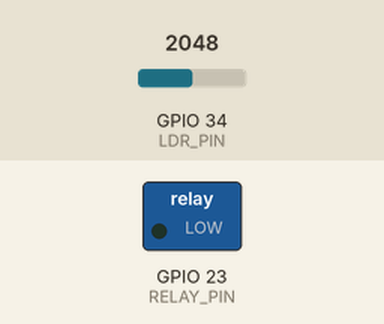
Recording of a sketch running on a simulated ESP32. Shown: switched loads named in the sketch (green lamp = pin HIGH). Inputs (shaded band) come from the test bench; at power-on: GPIO 34 (LDR_PIN) = 2048. WiFi joins after 1.5 s; servers stay silent unless stated; no MQTT or app messages arrive unless stated; what the sketch prints to the serial monitor is not drawn.

Above: at 2.7 s.
2.8 s: GPIO 34 (LDR_PIN) set to 428
6.2 s: GPIO 34 (LDR_PIN) set to 367
At 10.3 s:
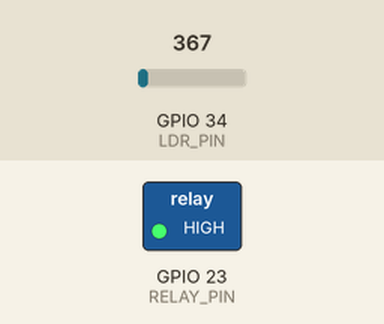
14.5 s: GPIO 34 (LDR_PIN) set to 450
At 15.4 s:
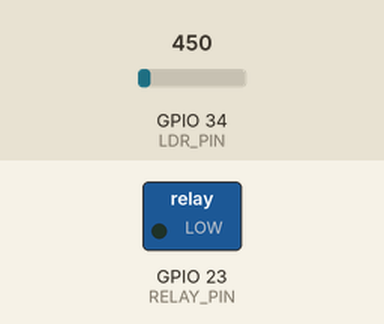
16.5 s: GPIO 34 (LDR_PIN) set to 370
At 20.4 s:
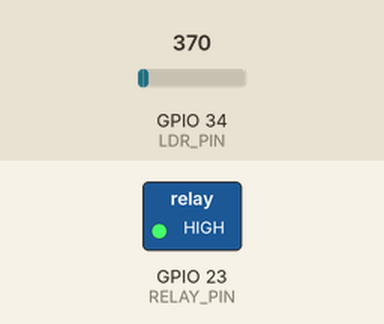
Timing chart, 0 to 21.9 s (numbered marks = the images above; inputs shaded):
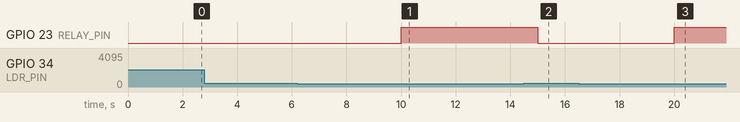

Measured:
- the behaviour switches between 410 and 409 on GPIO 34 (LDR_PIN) (found by bisection; images 0 and 1)
- after the input at 2.8 s, every drawn part: stays the same
- after the input at 6.2 s, GPIO 23 (RELAY_PIN): LOW → HIGH after 3.8 s
- after the input at 14.5 s, GPIO 23 (RELAY_PIN): HIGH → LOW after 0.50 s
- after the input at 16.5 s, GPIO 23 (RELAY_PIN): LOW → HIGH after 3.5 s

The sketch:

arduino_lampu_teras.ino
```cpp
#include <WiFi.h>
#include <PubSubClient.h>
#include <ArduinoJson.h>

// --- KONFIGURASI ---
const char* ssid = "NAMA_WIFI_ANDA";
const char* password = "PASSWORD_WIFI_ANDA";
const char* mqtt_server = "broker.hivemq.com";

// --- PINOUT ---
const int LDR_PIN = 34;    // Pin untuk sensor LDR
const int RELAY_PIN = 23;  // Pin untuk relay lampu teras

// --- TOPIK MQTT ---
const char* TOPIC_LDR_STATUS = "POLINES/FADLI/IL";
const char* TOPIC_LDR_COMMAND = "POLINES/PADLI/IL";
const char* TOPIC_LDR_THRESHOLD_SET = "POLINES/BADLI/IL";

// --- VARIABEL GLOBAL ---
WiFiClient espClient;
PubSubClient client(espClient);
String mode = "auto";
bool ledState = false;
int thresholdValue = 410; // Nilai default (sekitar 40% dari 1023)
unsigned long lastMsg = 0;

void setup_wifi() {
  delay(10);
  Serial.println();
  Serial.print("Connecting to ");
  Serial.println(ssid);
  WiFi.begin(ssid, password);
  while (WiFi.status() != WL_CONNECTED) {
    delay(500);
    Serial.print(".");
  }
  Serial.println("");
  Serial.println("WiFi connected");
  Serial.println("IP address: ");
  Serial.println(WiFi.localIP());
}

void publishStatus() {
  StaticJsonDocument<200> doc;
  doc["intensity"] = analogRead(LDR_PIN);
  doc["led"] = (ledState) ? "ON" : "OFF";
  doc["mode"] = mode;
  // Konversi nilai threshold 0-1023 ke persentase 0-100 untuk dashboard
  doc["threshold"] = (thresholdValue * 100) / 1023;

  char buffer[256];
  serializeJson(doc, buffer);
  client.publish(TOPIC_LDR_STATUS, buffer);
}

void callback(char* topic, byte* payload, unsigned int length) {
  Serial.print("Message arrived [");
  Serial.print(topic);
  Serial.print("] ");

  char message[length + 1];
  for (int i = 0; i < length; i++) {
    message[i] = (char)payload[i];
  }
  message[length] = '\0';
  Serial.println(message);

  StaticJsonDocument<200> doc;
  deserializeJson(doc, message);

  if (strcmp(topic, TOPIC_LDR_COMMAND) == 0) {
    if (doc.containsKey("mode")) {
      mode = doc["mode"].as<String>();
    }
    if (doc.containsKey("led") && mode == "manual") {
      if (doc["led"].as<String>() == "toggle") {
        ledState = !ledState;
        digitalWrite(RELAY_PIN, ledState ? HIGH : LOW);
      }
    }
  }

  if (strcmp(topic, TOPIC_LDR_THRESHOLD_SET) == 0) {
    if (doc.containsKey("threshold")) {
      thresholdValue = doc["threshold"].as<int>();
    }
  }

  // Langsung publish status terbaru setelah ada perubahan
  publishStatus();
}

void reconnect() {
  while (!client.connected()) {
    Serial.print("Attempting MQTT connection...");
    String clientId = "ESP32Client-LDR";
    if (client.connect(clientId.c_str())) {
      Serial.println("connected");
      client.subscribe(TOPIC_LDR_COMMAND);
      client.subscribe(TOPIC_LDR_THRESHOLD_SET);
    } else {
      Serial.print("failed, rc=");
      Serial.print(client.state());
      Serial.println(" try again in 5 seconds");
      delay(5000);
    }
  }
}

void setup() {
  Serial.begin(115200);
  pinMode(RELAY_PIN, OUTPUT);
  digitalWrite(RELAY_PIN, LOW);
  setup_wifi();
  client.setServer(mqtt_server, 1883);
  client.setCallback(callback);
}

void loop() {
  if (!client.connected()) {
    reconnect();
  }
  client.loop();

  unsigned long now = millis();
  if (now - lastMsg > 5000) { // Publish status setiap 5 detik
    lastMsg = now;

    if (mode == "auto") {
      int ldrValue = analogRead(LDR_PIN);
      if (ldrValue < thresholdValue) {
        ledState = true; // Gelap -> Lampu Nyala
      } else {
        ledState = false; // Terang -> Lampu Mati
      }
      digitalWrite(RELAY_PIN, ledState ? HIGH : LOW);
    }

    publishStatus();
  }
}
```
